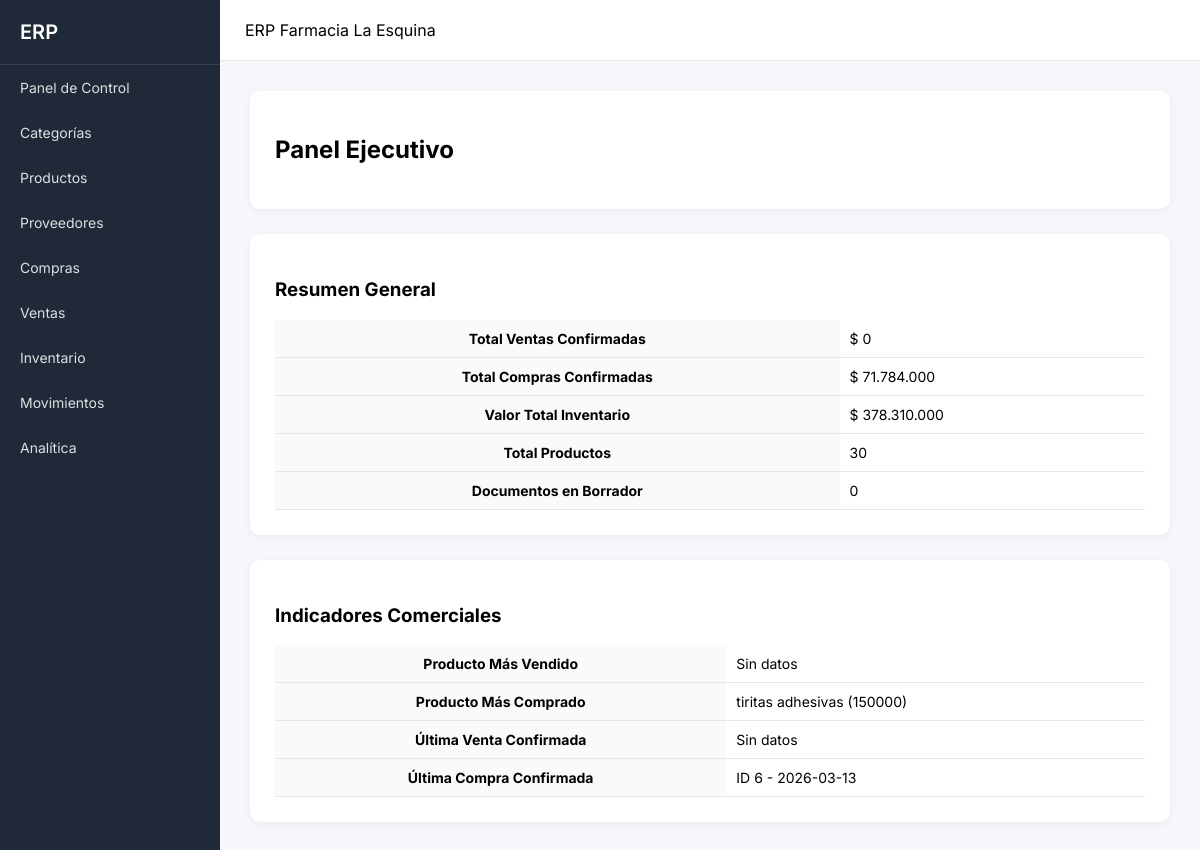
/dashboard, run on the app's committed database.
### tables this page shows
CREATE TABLE producto (
        id INTEGER PRIMARY KEY AUTOINCREMENT,
        nombre TEXT,
        precio_venta INTEGER,
        stock INTEGER,
        categoria_id INTEGER
    );

CREATE TABLE compra (
        id INTEGER PRIMARY KEY AUTOINCREMENT,
        proveedor_id INTEGER,
        fecha DATE,
        total INTEGER,
        estado TEXT
    );

### app.py (the view)
@app.route("/dashboard")
def dashboard():
    conn = get_db()
    cur = conn.cursor()
    total_ventas = cur.execute("SELECT SUM(total) FROM venta WHERE estado='confirmada'").fetchone()[0] or 0
    total_compras = cur.execute("SELECT SUM(total) FROM compra WHERE estado='confirmada'").fetchone()[0] or 0
    total_productos = cur.execute("SELECT COUNT(*) FROM producto").fetchone()[0] or 0
    inventario = cur.execute("SELECT SUM(precio_venta * stock) FROM producto").fetchone()[0] or 0
    mas_vendido = cur.execute("""
        SELECT producto.nombre, SUM(detalle_venta.cantidad) as total
        FROM detalle_venta
        JOIN producto ON producto.id = detalle_venta.producto_id
        GROUP BY producto.id
        ORDER BY total DESC
        LIMIT 1
    """).fetchone()
    mas_comprado = cur.execute("""
        SELECT producto.nombre, SUM(detalle_compra.cantidad) as total
        FROM detalle_compra
        JOIN producto ON producto.id = detalle_compra.producto_id
        GROUP BY producto.id
        ORDER BY total DESC
        LIMIT 1
    """).fetchone()
    ultima_venta = cur.execute("SELECT * FROM venta WHERE estado='confirmada' ORDER BY id DESC LIMIT 1").fetchone()
    ultima_compra = cur.execute("SELECT * FROM compra WHERE estado='confirmada' ORDER BY id DESC LIMIT 1").fetchone()
    borradores = cur.execute("SELECT COUNT(*) FROM venta WHERE estado='borrador'").fetchone()[0] + \
                 cur.execute("SELECT COUNT(*) FROM compra WHERE estado='borrador'").fetchone()[0]
    conn.close()
    return render_template("dashboard.html",
        total_ventas=total_ventas,
        total_compras=total_compras,
        total_productos=total_productos,
        inventario=inventario,
        mas_vendido=mas_vendido,
        mas_comprado=mas_comprado,
        ultima_venta=ultima_venta,
        ultima_compra=ultima_compra,
        borradores=borradores
    )

### app.py (called while the page is built)
def get_db():
    conn = sqlite3.connect("database.db")
    conn.row_factory = sqlite3.Row
    return conn

def fmt(n):
    return f"{int(n):,}".replace(",", ".")

@app.context_processor
def inject_fmt():
    return dict(fmt=fmt)

### templates/dashboard.html
{% extends "base.html" %}
{% block content %}
<div class="card">
    <h2>Panel Ejecutivo</h2>
</div>
<div class="card">
    <h3>Resumen General</h3>
    <table>
        <tr>
            <th>Total Ventas Confirmadas</th>
            <td class="num">$ {{ fmt(total_ventas) }}</td>
        </tr>
        <tr>
            <th>Total Compras Confirmadas</th>
            <td class="num">$ {{ fmt(total_compras) }}</td>
        </tr>
        <tr>
            <th>Valor Total Inventario</th>
            <td class="num">$ {{ fmt(inventario) }}</td>
        </tr>
        <tr>
            <th>Total Productos</th>
            <td class="num">{{ total_productos }}</td>
        </tr>
        <tr>
            <th>Documentos en Borrador</th>
            <td class="num">{{ borradores }}</td>
        </tr>
    </table>
</div>
<div class="card">
    <h3>Indicadores Comerciales</h3>
    <table>
        <tr>
            <th>Producto Más Vendido</th>
            <td>
                {% if mas_vendido %}
                    {{ mas_vendido["nombre"] }} ({{ mas_vendido["total"] }})
                {% else %}
                    Sin datos
                {% endif %}
            </td>
        </tr>
        <tr>
            <th>Producto Más Comprado</th>
            <td>
                {% if mas_comprado %}
                    {{ mas_comprado["nombre"] }} ({{ mas_comprado["total"] }})
                {% else %}
                    Sin datos
                {% endif %}
            </td>
        </tr>
        <tr>
            <th>Última Venta Confirmada</th>
            <td>
                {% if ultima_venta %}
                    ID {{ ultima_venta["id"] }} - {{ ultima_venta["fecha"] }}
                {% else %}
                    Sin datos
                {% endif %}
            </td>
        </tr>
        <tr>
            <th>Última Compra Confirmada</th>
            <td>
                {% if ultima_compra %}
                    ID {{ ultima_compra["id"] }} - {{ ultima_compra["fecha"] }}
                {% else %}
                    Sin datos
                {% endif %}
            </td>
        </tr>
    </table>
</div>
{% endblock %}

### static/style.css (style rules this page uses)
body { margin:0; font-family:'Inter',sans-serif; background:#f5f7fa; }
.card { background:white; padding:25px; border-radius:10px; margin-bottom:25px; box-shadow:0 2px 8px rgba(0,0,0,0.05); }
table { width:100%; border-collapse:collapse; }
th,td { padding:10px; border-bottom:1px solid #e5e7eb; font-size:14px; }
th { background:#f9fafb; }

### data on the page
producto: nombre "tiritas adhesivas"
compra: id "6", fecha "2026-03-13"

### other printed values
{{ fmt(total_ventas) }} "0"
{{ fmt(total_compras) }} "71.784.000"
{{ fmt(inventario) }} "378.310.000"
{{ total_productos }} "30"
{{ borradores }} "0"
{{ mas_comprado["total"] }} "150000"
